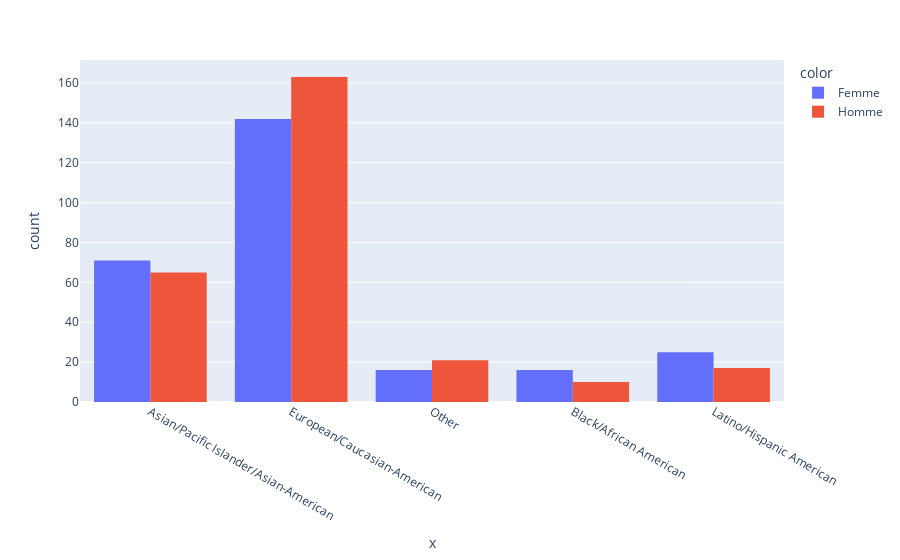

Source (notebook cell):
### Code cell
#Répartition Homme Femme par origine
px.histogram(x=df_part['race'].map(race_dict),color=df_part['gender'].map(gender_dict),barmode="group",)

### Figure 1 — Plotly figure (JSON) as saved in the notebook; plotly's stock layout.template omitted (floating-point values rounded to 4 significant figures; data arrays with more than 128 entries replaced by an {"elided": "..."} marker saying what was removed)
{"data": [{"alignmentgroup": "True", "bingroup": "x", "hovertemplate": "color=Femme<br>x=%{x}<br>count=%{y}<extra></extra>", "legendgroup": "Femme", "marker": {"color": "#636efa", "pattern": {"shape": ""}}, "name": "Femme", "offsetgroup": "Femme", "orientation": "v", "showlegend": true, "type": "histogram", "x": {"elided": "274 str values"}, "xaxis": "x", "yaxis": "y"}, {"alignmentgroup": "True", "bingroup": "x", "hovertemplate": "color=Homme<br>x=%{x}<br>count=%{y}<extra></extra>", "legendgroup": "Homme", "marker": {"color": "#EF553B", "pattern": {"shape": ""}}, "name": "Homme", "offsetgroup": "Homme", "orientation": "v", "showlegend": true, "type": "histogram", "x": {"elided": "278 str values"}, "xaxis": "x", "yaxis": "y"}], "layout": {"barmode": "group", "legend": {"title": {"text": "color"}, "tracegroupgap": 0}, "margin": {"t": 60}, "xaxis": {"anchor": "y", "domain": [0, 1], "title": {"text": "x"}}, "yaxis": {"anchor": "x", "domain": [0, 1], "title": {"text": "count"}}}}
